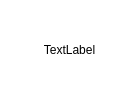
<?xml version="1.0" encoding="UTF-8"?>
<ui version="4.0">
 <class>DialogProgress</class>
 <widget class="QDialog" name="DialogProgress">
  <property name="windowModality">
   <enum>Qt::ApplicationModal</enum>
  </property>
  <property name="enabled">
   <bool>true</bool>
  </property>
  <property name="geometry">
   <rect>
    <x>0</x>
    <y>0</y>
    <width>139</width>
    <height>100</height>
   </rect>
  </property>
  <property name="sizePolicy">
   <sizepolicy hsizetype="Preferred" vsizetype="Preferred">
    <horstretch>0</horstretch>
    <verstretch>0</verstretch>
   </sizepolicy>
  </property>
  <property name="palette">
   <palette>
    <active>
     <colorrole role="Base">
      <brush brushstyle="SolidPattern">
       <color alpha="255">
        <red>255</red>
        <green>255</green>
        <blue>255</blue>
       </color>
      </brush>
     </colorrole>
     <colorrole role="Window">
      <brush brushstyle="SolidPattern">
       <color alpha="255">
        <red>255</red>
        <green>255</green>
        <blue>255</blue>
       </color>
      </brush>
     </colorrole>
    </active>
    <inactive>
     <colorrole role="Base">
      <brush brushstyle="SolidPattern">
       <color alpha="255">
        <red>255</red>
        <green>255</green>
        <blue>255</blue>
       </color>
      </brush>
     </colorrole>
     <colorrole role="Window">
      <brush brushstyle="SolidPattern">
       <color alpha="255">
        <red>255</red>
        <green>255</green>
        <blue>255</blue>
       </color>
      </brush>
     </colorrole>
    </inactive>
    <disabled>
     <colorrole role="Base">
      <brush brushstyle="SolidPattern">
       <color alpha="255">
        <red>255</red>
        <green>255</green>
        <blue>255</blue>
       </color>
      </brush>
     </colorrole>
     <colorrole role="Window">
      <brush brushstyle="SolidPattern">
       <color alpha="255">
        <red>255</red>
        <green>255</green>
        <blue>255</blue>
       </color>
      </brush>
     </colorrole>
    </disabled>
   </palette>
  </property>
  <property name="contextMenuPolicy">
   <enum>Qt::DefaultContextMenu</enum>
  </property>
  <property name="acceptDrops">
   <bool>false</bool>
  </property>
  <property name="windowTitle">
   <string>Wait</string>
  </property>
  <property name="inputMethodHints">
   <set>Qt::ImhNone</set>
  </property>
  <property name="sizeGripEnabled">
   <bool>false</bool>
  </property>
  <property name="modal">
   <bool>true</bool>
  </property>
  <layout class="QGridLayout" name="gridLayout">
   <item row="0" column="0">
    <widget class="QLabel" name="label">
     <property name="toolTip">
      <string/>
     </property>
     <property name="text">
      <string>TextLabel</string>
     </property>
     <property name="scaledContents">
      <bool>false</bool>
     </property>
     <property name="alignment">
      <set>Qt::AlignCenter</set>
     </property>
    </widget>
   </item>
  </layout>
 </widget>
 <resources/>
 <connections/>
</ui>
